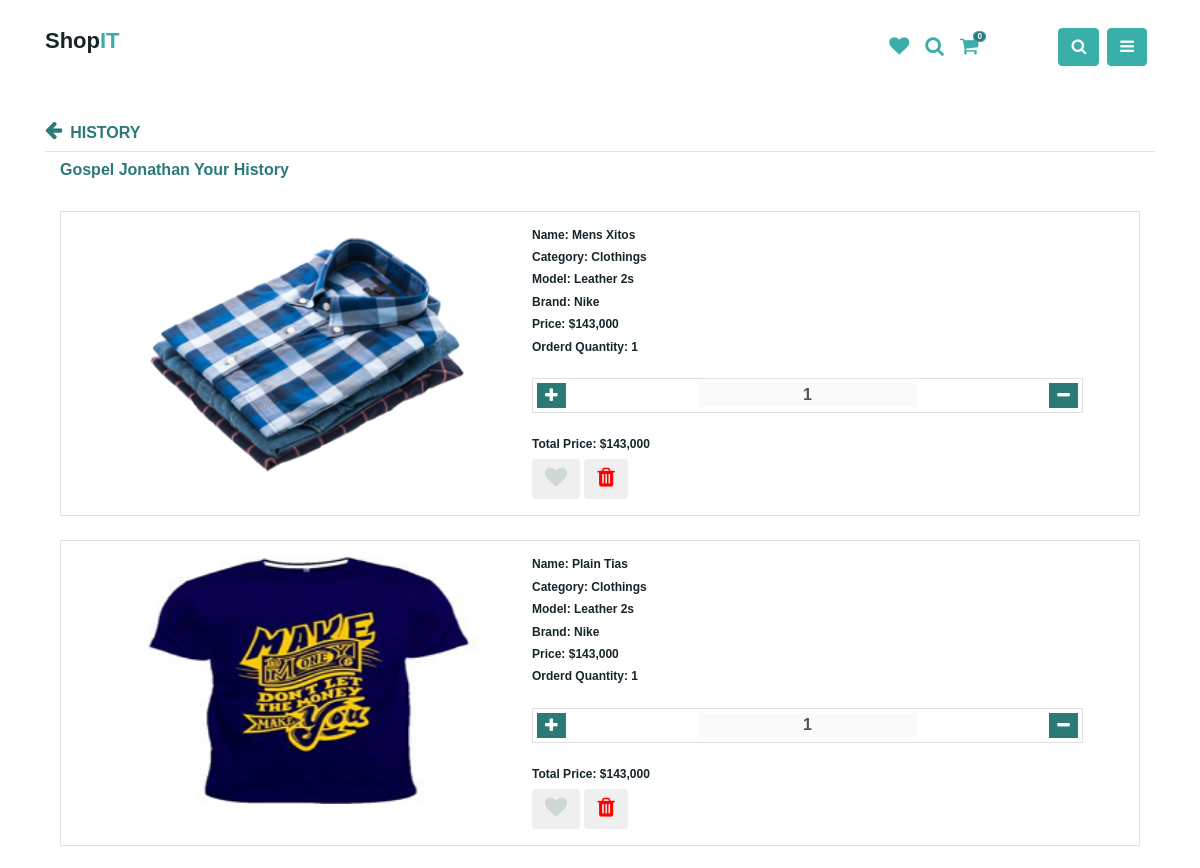
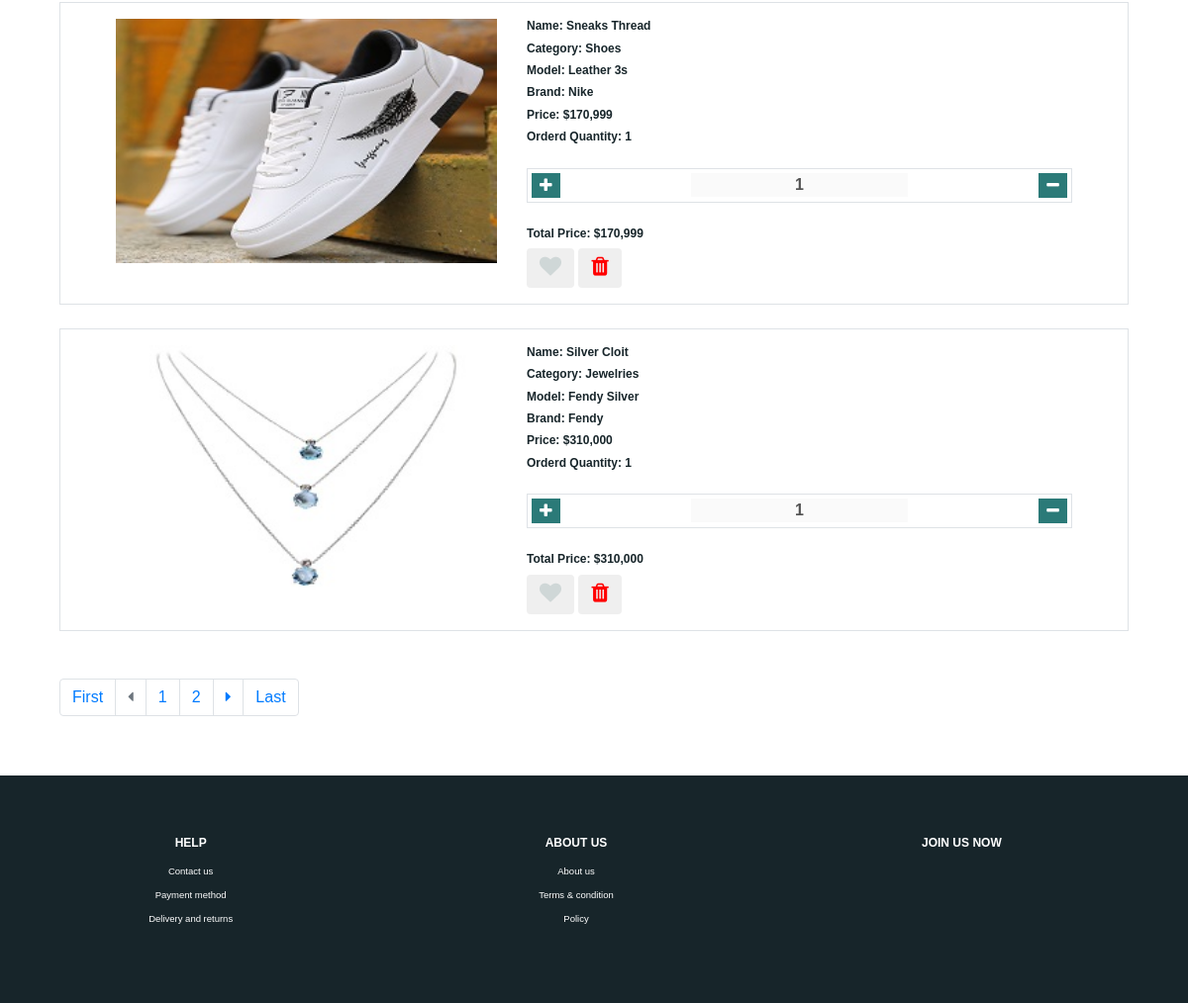
/history.php (signed in), run on the app's committed database (2 pictures, top to bottom).
### tables this page shows
CREATE TABLE `users` (
  `id` int(11) NOT NULL,
  `Fullname` varchar(255) NOT NULL,
  `Phone` varchar(255) NOT NULL,
  `Email` varchar(255) NOT NULL,
  `Pwd` varchar(255) NOT NULL,
  `DateReg` timestamp NOT NULL DEFAULT current_timestamp() ON UPDATE current_timestamp()
);

CREATE TABLE `history` (
  `id` int(11) NOT NULL,
  `Buyers_id` int(255) NOT NULL,
  `Product_id` int(255) NOT NULL,
  `DateReg` timestamp NOT NULL DEFAULT current_timestamp() ON UPDATE current_timestamp(),
  `Item_price` int(255) NOT NULL,
  `Item_Qty` int(255) NOT NULL,
  `Total_price` int(255) NOT NULL,
  `Name` varchar(255) NOT NULL,
  `Model` varchar(255) NOT NULL,
  `Brand` varchar(255) NOT NULL,
  `Category` varchar(255) NOT NULL,
  `Image` varchar(255) NOT NULL,
  `Descrip` varchar(255) NOT NULL,
  `Available_Qty` int(255) NOT NULL
);

### database/functions.php (called while the page is built, shortened)
<?php
include('connect.php');
     function executeQuery($sql, $data){
      global $conn;
        $stmt = $conn -> prepare($sql);
        $values = array_values($data);
        $types = str_repeat('s', count($values));
        $stmt -> bind_param( $types, ...$values );
        $stmt ->execute();
        return $stmt;
    }
     function selectAll($table, $conditions=[]){
      global $conn;
        $sql = "SELECT * FROM `$table` ";
        if (empty($conditions)) {
                $stmt = mysqli_stmt_init($conn);
                mysqli_stmt_prepare($stmt, $sql);
                mysqli_stmt_execute($stmt);
                $result = $stmt ->get_result();
                $records = $result->fetch_all(MYSQLI_ASSOC);
                return $records;
                mysqli_stmt_close($stmt);
        }else{
            $i = 0;
        foreach ($conditions as $key => $value) {
            if ($i===0) {
            $sql = $sql . " WHERE $key =?";
            }else{
                $sql = $sql . " AND $key = ?" ;
            }
            $i++;
        }
        $stmt =executeQuery($sql, $conditions);
        $result = $stmt ->get_result()->fetch_all(MYSQLI_ASSOC);
        return $result;
        }
    }
      function selectOne($table, $conditions){
        $sql = "SELECT * FROM `$table` ";
            $i = 0;
          foreach ($conditions as $key => $value) {
            if ($i===0) {
               $sql = $sql . " WHERE $key =?";
            }else{
                $sql = $sql . " AND $key = ?";
            }
            $i++;
          }
          $sql = $sql . " LIMIT 1";
          $stmt =executeQuery($sql,$conditions);
          $result = $stmt ->get_result()->fetch_assoc();
          return $result;
    }
     function selectPageCondition($table, $b_id, $start, $limit){
      global $conn;
      $sql = "SELECT * FROM `$table` WHERE Buyers_id = '$b_id' ORDER BY DateReg DESC LIMIT $start, $limit ";
              $stmt = mysqli_stmt_init($conn);
              mysqli_stmt_prepare($stmt, $sql);
              mysqli_stmt_execute($stmt);
              $result = $stmt ->get_result();
              $records = $result->fetch_all(MYSQLI_ASSOC);
              return $records;
    }

### history.php (the view, shortened to what this page needs)
<!DOCTYPE html>
<html lang="en">
<head>
</head>
<?php
include('includes/header.php');
  include('includes/components/navigation.php');
  include('database/functions.php');
?>
<section class="history">
    <div class="container">
        <a href="customerinfo.php" class="d-flex border-bottom"><i class="fa fa-arrow-left font-20 dark-green mr-2"></i>
            <h6 class="bold dark-green font-16 " style="padding-top:.3%;">HISTORY</h6>
        </a>
        <div class="history_items">
            <div class="container">
                <?php
                    $ad = $_SESSION['users'];
                    $response = selectOne('users', ['Email' => $ad]);
                    $id= $response['id'];
                        $limit = 4;
                        $page =isset( $_GET['page']) ? $_GET['page'] : 1;
                        $start=($page -1) * $limit;
                        $rowcount = selectAll('history',['Buyers_id' => $id] );
                        $count = count($rowcount);
                        $totalPages = ceil($count / $limit);
                        if ($page == 1) {
                            $disabledPrev = 'disabled';
                            $bg = 'grey';
                        }else{
                            $disabledPrev = '';
                            $bg = '';
                        }
                        if($page == $totalPages){
                            $disabledNext = 'disabled';
                            $bg = 'grey';
                        }else{
                            $disabledNext = '';
                            $bg = '';
                        }
                        $first = 1;
                        $last = $totalPages;
                        $previous = $page -1;
                        $next = $page +1;
                        $items = selectPageCondition('history', $id , $start , $limit);
                         ?>
                <h4 class="bold font-16 dark-green mt-2 mb-2"><?php  echo $response['Fullname'] ?> Your History</h4>
                <?php if($items):  ?>
                <div class="items py-4">
                    <?php foreach($items as $item): ?>
                    <div class="item_detail border py-3 mb-4">
                        <div class="container">
                            <div class="row row_resize">
                                <div class="col-5">
                                    <img src="sellers/product_images/<?php echo $item['Image'] ?>" alt=""
                                        class="img-fluid w-100">
                                </div>
                                <div class="col-7 dark ">
                                    <h6 class="font-12 text-capitalize bold">Name: <span
                                            class="text-Capitalize"><?php echo $item['Name'] ?></span></h6>
                                    <h6 class="font-12 text-capitalize bold">Category: <span
                                            class="text-Capitalize"><?php echo $item['Category'] ?></span>
                                    </h6>
                                    <h6 class="font-12 text-capitalize bold">Model: <span
                                            class="text-Capitalize"><?php echo $item['Model'] ?></span>
                                    </h6>
                                    <h6 class="font-12 text-capitalize bold">Brand: <span
                                            class="text-Capitalize"><?php echo $item['Brand'] ?></span>
                                    </h6>
                                    <h6 class="font-12 text-capitalize bold">Price: <span
                                            class="text-Capitalize">$<?php echo number_format($item['Item_price']) ?></span>
                                    </h6>
                                    <h6 class="font-12 text-capitalize bold">Orderd Quantity: <span
                                            class="text-Capitalize"><?php echo $item['Item_Qty'] ?></span>
                                    </h6>
                                    <a href="edit_cart.php?id=<?php echo $item['Product_id'] ?>" class="green">
                                        <div class="qty my-4 border py-1 px-1 d-flex flex-row justify-content-between">
                                            <div class="  bg_dark-green plus-sign" disabled><i
                                                    class="fa fa-plus py-1 px-2 white " id="plus-sign"></i>
                                            </div>
                                            <div class="input">
                                                <input type="text" disabled value='<?php echo $item['Item_Qty'] ?>'
                                                    class="w-100 text-center bold font-16" id="cart_count"
                                                    style='border:none'>
                                            </div>
                                            <div class="  bg_dark-green minus-sign" disabled><i
                                                    class="fa fa-minus py-1 px-2 white" id="minus-sign"></i>
                                            </div>
                                        </div>
                                    </a>
                                    <h6 class="font-12 text-capitalize bold">Total Price: <span
                                            class="text-Capitalize">$<?php echo number_format($item['Total_price']) ?></span>
                                    </h6>
                                    <div class="controls">
                                        <?php $save = selectOne('saved', ['Product_id' => $item['Product_id']]);
                                 if($save):
                         ?>
                                        <button class="btn " id="<?php echo $item['Product_id'] ?>"
                                            onclick="save_item(this)"><i class="fa fa-heart green font-22 heart"
                                                id="save_item"></i></button>
                                        <?php else: ?>
                                        <button class="btn " id="<?php echo $item['Product_id'] ?>"
                                            onclick="save_item(this)"><i class="fa fa-heart heart font-22 heart"
                                                id="save_item"></i></button>
                                        <?php endif; ?>
                                        <button class="btn " id="<?php echo $item['Product_id'] ?>"
                                            onclick="delete_item(this)"><i class="fa fa-trash  font-22 heart"
                                                id="save_item" style="color:red;"></i></button>
                                    </div>
                                </div>
                            </div>
                        </div>
                    </div>
                    <?php endforeach; ?>
                    <?php endif; ?>
                </div>
            </div>
        </div>
        <?php if($items):?>
        <div class="container" style="overflow-x: scroll">
            <nav aria-label="...">
                <ul class="pagination">
                    <li class="page-item <?php echo $disabledFirst?> " style='background-color:<?php echo $bg ?>'>
                        <a class="page-link" href="history.php?page=<?php echo $first ?>" tabindex="-1">First</a>
                    </li>
                    <li class="page-item  <?php echo $disabledPrev?> " style='background-color:<?php echo $bg ?>'>
                        <a class="page-link " href="history.php?page=<?php echo $previous ?>" tabindex="-1"><i
                                class="fa fa-caret-left" style='cursor:pointer'></i></a>
                    </li>
                    <?php for ($i=1; $i <= $totalPages ; $i++) :?>
                    <li class="page-item"><a class="page-link " id='active' href="history.php?page=<?php echo $i ?>"
                            value='<?php echo $i ?>'><?php echo $i ?></a>
                    </li>
                    <?php endfor; ?>
                    <li class="page-item <?php echo $disabledNext?>" style='background-color:<?php echo $bg ?>'>
                        <a class="page-link" href="history.php?page=<?php echo $next ?>"><i class="fa fa-caret-right"
                                style='cursor:pointer'></i></a>
                    </li>
                    <li class="page-item <?php echo $disabledLast?> " style='background-color:<?php echo $bg ?>'>
                        <a class="page-link" href="history.php?page=<?php echo $last ?>" tabindex="-1">Last</a>
                    </li>
                </ul>
            </nav>
        </div>
        <?php else: ?>
        <?php endif; ?>
    </div>
</section>
<?php include('includes/footer.php')?>

### history.php (style rules this page uses)
.heart { color: #c8d2d2d6; }
.history { margin-top: 10% !important; }

### css/style_index.php (style rules this page uses)
* { padding: 0; margin: 0; font-family: "Roboto", sans-serif; }
* { -webkit-box-sizing: border-box; -moz-box-sizing: border-box; -o-box-sizing: border-box; -ms-box-sizing: border-box; box-sizing: border-box; }
a { text-decoration: none !important; }
ul { padding: 0; margin: 0 auto; list-style: none; }
ul li { list-style: none; }
select, input, textarea, button { box-shadow: none; outline: 0 !important; }
:root { --green: #3AAFA9; --dark: #17252A; --white: #FEFFFF; --dark_green: #2b7a78; }
.green { color: #3AAFA9 !important; }
.dark-green { color: #2b7a78; }
.dark { color: #17252A; }
.white { color: #FEFFFF; }
.bg_dark-green { background: #2b7a78; }
.font-12 { font-size: 12px; }
.font-16 { font-size: 16px; }
.font-20 { font-size: 20px; }
.font-22 { font-size: 22px; }
.bold { font-weight: bold; }

### css/cart_style.php (style rules this page uses)
* { margin: 0; padding: 0; box-sizing: border-box; font-family: "Lucida Sans", "Lucida Sans Regular", "Lucida Grande", "Lucida Sans Unicode", Geneva, Verdana, sans-serif; }
:root { --green: #3aafa9; --dark: #17252a; --white: #feffff; }
.green { color: #3aafa9 !important; }
.dark-green { color: #2b7a78; }
.dark { color: #17252a; }
.white { color: #feffff; }
.bg_dark-green { background: #2b7a78; }
.font-12 { font-size: 12px; }
.font-16 { font-size: 16px; }
.font-20 { font-size: 20px; }
.font-22 { font-size: 22px; }
.bold { font-weight: bold; }

### css/finalCart_style.php (style rules this page uses)
* { margin: 0; padding: 0; box-sizing: border-box; font-family: 'Lucida Sans', 'Lucida Sans Regular', 'Lucida Grande', 'Lucida Sans Unicode', Geneva, Verdana, sans-serif; }
.row_resize { width: 95%; margin: 0% 2.5%; }

### css/orders_style.php (style rules this page uses)
* { margin: 0; padding: 0; box-sizing: border-box; font-family: 'Lucida Sans', 'Lucida Sans Regular', 'Lucida Grande', 'Lucida Sans Unicode', Geneva, Verdana, sans-serif; }
:root { --green: #3AAFA9; --dark: #17252A; --white: #FEFFFF; }

### data on the page
users: Fullname "Gospel Jonathan"
history: Image (picture), Name "Mens Xitos", Category "Clothings", Model "Leather 2s", Brand "Nike", Item_price "143,000", Item_Qty "1", Total_price "143,000"
history: Image (picture), Name "Plain Tias", Category "Clothings", Model "Leather 2s", Brand "Nike", Item_price "143,000", Item_Qty "1", Total_price "143,000"
history: Image (picture), Name "Sneaks Thread", Category "Shoes", Model "Leather 3s", Brand "Nike", Item_price "170,999", Item_Qty "1", Total_price "170,999"
history: Image (picture), Name "Silver Cloit", Category "Jewelries", Model "Fendy Silver", Brand "Fendy", Item_price "310,000", Item_Qty "1", Total_price "310,000"
